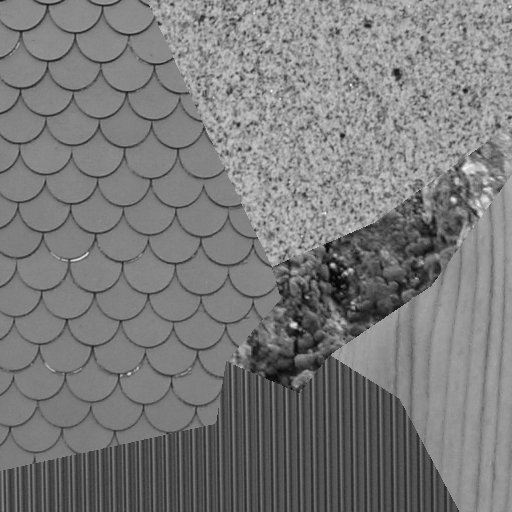
%> input picture EE569_2024Spring_HW4_materials/composite.png, 512 x 512 px
$ octave p2b.m   (GNU Octave 9; MATLAB toolbox functions it lacks are replaced by stand-ins)
%> lines starting %> are read from the running program, lines starting %| are printed output that depends on the picture; in (x1, y1, x2, y2) boxes, pixels count from 0 and x2, y2 are one past the last pixel; in counts of white or black regions, pixels touching at a corner belong together; the program's own positions count from 1
image = imread('EE569_2024Spring_HW4_materials/composite.png'); % 读取图像，假设图像已经存储在当前目录下
%> image is the input picture: size 512x512 uint8; min 2, max 250, mean 122.7

if size(image, 3) == 3
    image = rgb2gray(image);
end

L5 = [1 4 6 4 1];
E5 = [-1 -2 0 2 1];
S5 = [-1 0 2 0 -1];
W5 = [-1 2 0 -2 1];
R5 = [1 -4 6 -4 1];

filterBank = {
    conv2(L5', L5), conv2(L5', E5), conv2(L5', S5), conv2(L5', W5), conv2(L5', R5), conv2(E5', L5), conv2(E5', E5), conv2(E5', S5), conv2(E5', W5), conv2(E5', R5), conv2(S5', L5), conv2(S5', E5), conv2(S5', S5), conv2(S5', W5), conv2(S5', R5), conv2(W5', L5), conv2(W5', E5), conv2(W5', S5), conv2(W5', W5), conv2(W5', R5), conv2(R5', L5), conv2(R5', E5), conv2(R5', S5), conv2(R5', W5), conv2(R5', R5)
};

[numRows, numCols] = size(image);
%> numRows = 512; numCols = 512
numFilters = length(filterBank);
energyFeatures = zeros(numRows, numCols, numFilters);

% 1. Filter bank response computation
for i = 1:numFilters
    filterResponse = abs(conv2(double(image), filterBank{i}, 'same'));
    energyFeatures(:, :, i) = filterResponse;
end
%> this loop made 25 passes
%> pass 1, `filterResponse = abs(conv2(double(image), filterBank{i}, 'same'));`:
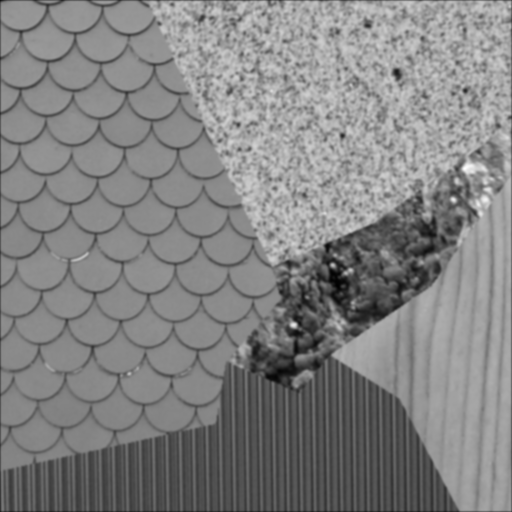
%> filterResponse: size 512x512 double; min 2101, max 59064, mean 31318.9; drawn with min black and max white
%> pass 2, `filterResponse = abs(conv2(double(image), filterBank{i}, 'same'));`:
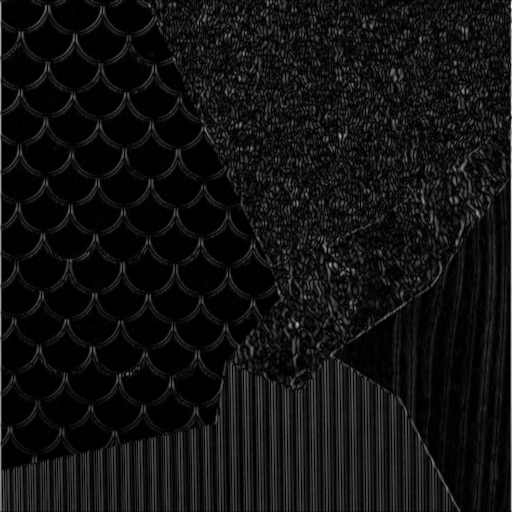
%> filterResponse: size 512x512 double; min 0, max 9717, mean 675; drawn with min black and max white
%> pass 3, `filterResponse = abs(conv2(double(image), filterBank{i}, 'same'));`:
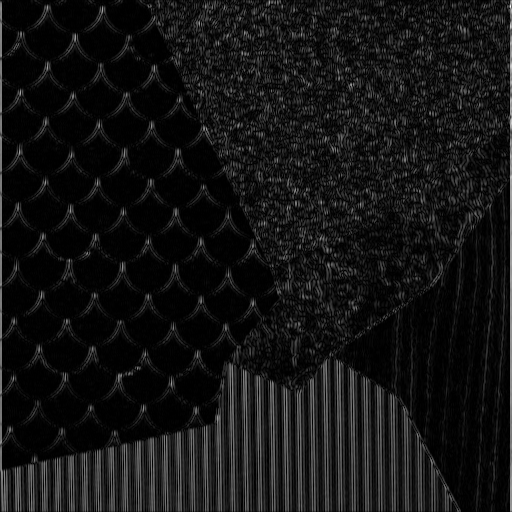
%> filterResponse: size 512x512 double; min 0, max 4271, mean 333.7; drawn with min black and max white

% 2. Energy feature computation
windowSize = 10;
energyMap = zeros(numRows, numCols, numFilters);
for i = 1:numFilters
    energyMap(:, :, i) = conv2(energyFeatures(:, :, i).^2, ones(windowSize)/(windowSize^2), 'same');
end

% 3. Energy feature normalization
L5TL5_energy = energyMap(:, :, 1);
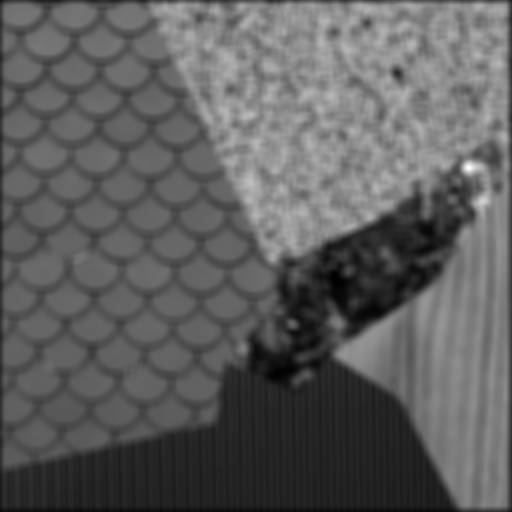
%> L5TL5_energy: size 512x512 double; min 28073515.5, max 2.74e+09, mean 1.04e+09; drawn with min black and max white
normalizedEnergyMap = energyMap;
for i = 1:numFilters
    if i ~= 1
        normalizedEnergyMap(:, :, i) = energyMap(:, :, i) ./ (L5TL5_energy + eps);
    end
end

% PCA for feature reduction
numComponents = 10;
numTextures = 5;

features_flattened = reshape(normalizedEnergyMap, [], numFilters);
coeff = pca(features_flattened);
features_reduced = features_flattened * coeff(:, 1:numComponents);


[~, centroids] = kmeans(features_reduced, numTextures, 'MaxIter', 2000);
centroids = double(centroids);

idx = dsearchn(centroids, features_reduced);
segmented_image = reshape(idx, numRows, numCols);
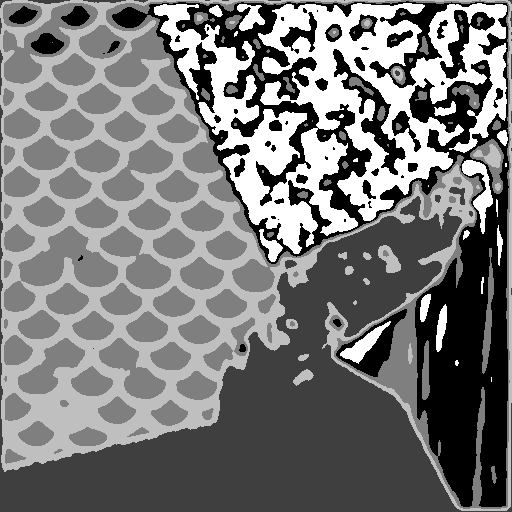
%> segmented_image: size 512x512 double; min 1, max 5, mean 2.9; drawn with min black and max white

minRegionSize = 10000;
regionProps = regionprops(segmented_image, 'Area');
%> regionProps = 5 regions; Area: 66238, 58317, 51060, 48025, 38504
for i = 1:length(regionProps)
    if regionProps(i).Area < minRegionSize
        segmented_image(segmented_image == i) = mode(segmented_image(:));
    end
end
%> this loop made 5 passes

threshold = 0.5;
adjacentRegions = bwperim(segmented_image);
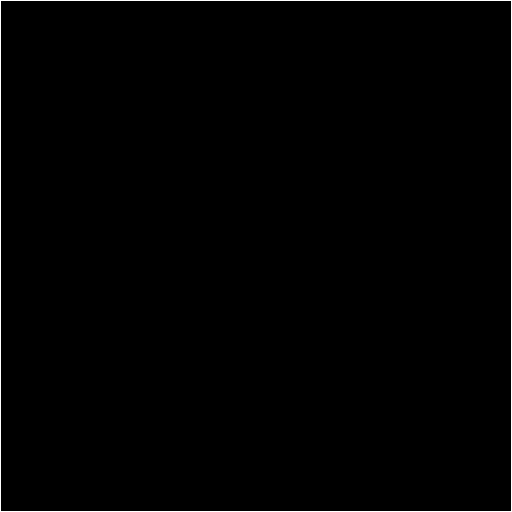
%> adjacentRegions: size 512x512 logical; 0.78% white in thin lines or dots

adjacentTextureFeatures = zeros(size(adjacentRegions, 1), numComponents);
for i = 1:size(adjacentRegions, 1)
    [row, col] = find(adjacentRegions(i, :));
    regionFeatures = features_reduced(sub2ind([numRows, numCols], row, col), :);
    adjacentTextureFeatures(i, :) = mean(regionFeatures, 1);
end

for i = 1:size(adjacentRegions, 1)
    [row, col] = find(adjacentRegions(i, :));
    for j = 1:length(row)
        regionIdx = segmented_image(row(j), col(j));

        adjacentTexture = adjacentTextureFeatures(i, :);

        currentTexture = features_reduced(sub2ind([numRows, numCols], row(j), col(j)), :);

        similarity = pdist2(currentTexture, adjacentTexture, 'euclidean');

        if similarity < threshold
            segmented_image(row(j), col(j)) = mode(segmented_image(:));
        end
    end
end

figure;
imagesc(segmented_image);
colormap(jet(numTextures));
colorbar;
title('Segmented Image');
